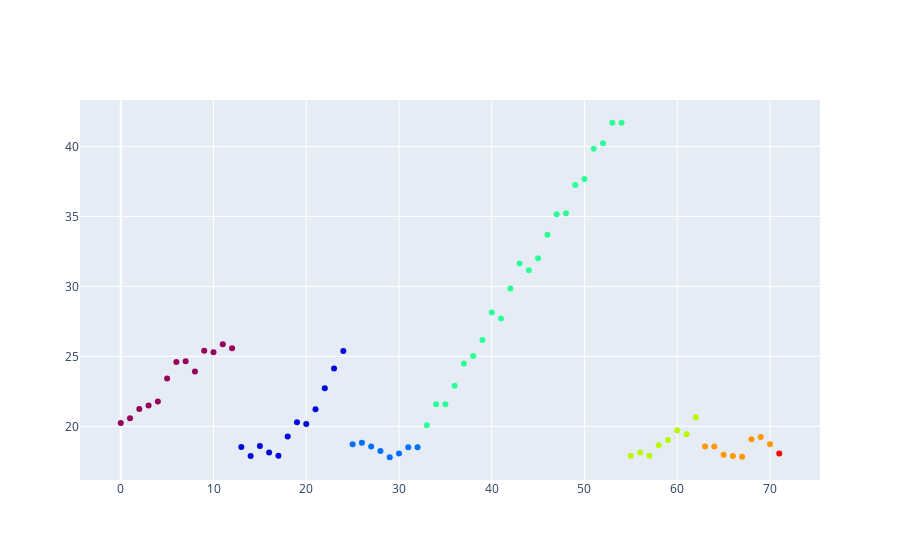
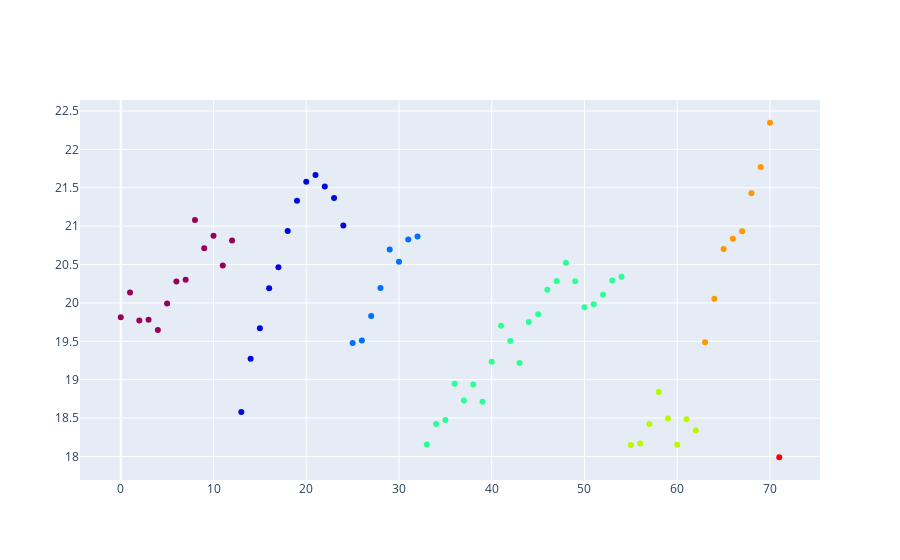

The cell these charts' notebook holds for them, in order:
### Markdown cell above
### Plot both engines in 2D

### Code cell
plot_heat_2d(df_case2, col_y="engine_heat_1")
plot_heat_2d(df_case2, col_y="engine_heat_2")

### Figure 1 — Plotly figure (JSON) as saved in the notebook; plotly's stock layout.template omitted (floating-point values rounded to 4 significant figures)
{"data": [{"marker": {"color": [1, 1, 1, 1, 1, 1, 1, 1, 1, 1, 1, 1, 1, 2, 2, 2, 2, 2, 2, 2, 2, 2, 2, 2, 2, 3, 3, 3, 3, 3, 3, 3, 3, 4, 4, 4, 4, 4, 4, 4, 4, 4, 4, 4, 4, 4, 4, 4, 4, 4, 4, 4, 4, 4, 4, 5, 5, 5, 5, 5, 5, 5, 5, 6, 6, 6, 6, 6, 6, 6, 6, 7], "colorscale": [[0, "rgb(150,0,90)"], [0.125, "rgb(0,0,200)"], [0.25, "rgb(0,25,255)"], [0.375, "rgb(0,152,255)"], [0.5, "rgb(44,255,150)"], [0.625, "rgb(151,255,0)"], [0.75, "rgb(255,234,0)"], [0.875, "rgb(255,111,0)"], [1, "rgb(255,0,0)"]]}, "mode": "markers", "text": ["Cluster id: 1<br>Cluster rank: 7", "Cluster id: 1<br>Cluster rank: 7", "Cluster id: 1<br>Cluster rank: 7", "Cluster id: 1<br>Cluster rank: 7", "Cluster id: 1<br>Cluster rank: 7", "Cluster id: 1<br>Cluster rank: 7", "Cluster id: 1<br>Cluster rank: 7", "Cluster id: 1<br>Cluster rank: 7", "Cluster id: 1<br>Cluster rank: 7", "Cluster id: 1<br>Cluster rank: 7", "Cluster id: 1<br>Cluster rank: 7", "Cluster id: 1<br>Cluster rank: 7", "Cluster id: 1<br>Cluster rank: 7", "Cluster id: 2<br>Cluster rank: 6", "Cluster id: 2<br>Cluster rank: 6", "Cluster id: 2<br>Cluster rank: 6", "Cluster id: 2<br>Cluster rank: 6", "Cluster id: 2<br>Cluster rank: 6", "Cluster id: 2<br>Cluster rank: 6", "Cluster id: 2<br>Cluster rank: 6", "Cluster id: 2<br>Cluster rank: 6", "Cluster id: 2<br>Cluster rank: 6", "Cluster id: 2<br>Cluster rank: 6", "Cluster id: 2<br>Cluster rank: 6", "Cluster id: 2<br>Cluster rank: 6", "Cluster id: 3<br>Cluster rank: 4", "Cluster id: 3<br>Cluster rank: 4", "Cluster id: 3<br>Cluster rank: 4", "Cluster id: 3<br>Cluster rank: 4", "Cluster id: 3<br>Cluster rank: 4", "Cluster id: 3<br>Cluster rank: 4", "Cluster id: 3<br>Cluster rank: 4", "Cluster id: 3<br>Cluster rank: 4", "Cluster id: 4<br>Cluster rank: 11", "Cluster id: 4<br>Cluster rank: 11", "Cluster id: 4<br>Cluster rank: 11", "Cluster id: 4<br>Cluster rank: 11", "Cluster id: 4<br>Cluster rank: 11", "Cluster id: 4<br>Cluster rank: 11", "Cluster id: 4<br>Cluster rank: 11", "Cluster id: 4<br>Cluster rank: 11", "Cluster id: 4<br>Cluster rank: 11", "Cluster id: 4<br>Cluster rank: 11", "Cluster id: 4<br>Cluster rank: 11", "Cluster id: 4<br>Cluster rank: 11", "Cluster id: 4<br>Cluster rank: 11", "Cluster id: 4<br>Cluster rank: 11", "Cluster id: 4<br>Cluster rank: 11", "Cluster id: 4<br>Cluster rank: 11", "Cluster id: 4<br>Cluster rank: 11", "Cluster id: 4<br>Cluster rank: 11", "Cluster id: 4<br>Cluster rank: 11", "Cluster id: 4<br>Cluster rank: 11", "Cluster id: 4<br>Cluster rank: 11", "Cluster id: 4<br>Cluster rank: 11", "Cluster id: 5<br>Cluster rank: 4", "Cluster id: 5<br>Cluster rank: 4", "Cluster id: 5<br>Cluster rank: 4", "Cluster id: 5<br>Cluster rank: 4", "Cluster id: 5<br>Cluster rank: 4", "Cluster id: 5<br>Cluster rank: 4", "Cluster id: 5<br>Cluster rank: 4", "Cluster id: 5<br>Cluster rank: 4", "Cluster id: 6<br>Cluster rank: 4", "Cluster id: 6<br>Cluster rank: 4", "Cluster id: 6<br>Cluster rank: 4", "Cluster id: 6<br>Cluster rank: 4", "Cluster id: 6<br>Cluster rank: 4", "Cluster id: 6<br>Cluster rank: 4", "Cluster id: 6<br>Cluster rank: 4", "Cluster id: 6<br>Cluster rank: 4", "Cluster id: 7<br>Cluster rank: 1"], "type": "scatter", "x": [0, 1, 2, 3, 4, 5, 6, 7, 8, 9, 10, 11, 12, 13, 14, 15, 16, 17, 18, 19, 20, 21, 22, 23, 24, 25, 26, 27, 28, 29, 30, 31, 32, 33, 34, 35, 36, 37, 38, 39, 40, 41, 42, 43, 44, 45, 46, 47, 48, 49, 50, 51, 52, 53, 54, 55, 56, 57, 58, 59, 60, 61, 62, 63, 64, 65, 66, 67, 68, 69, 70, 71], "y": [20.24, 20.58, 21.23, 21.49, 21.78, 23.43, 24.59, 24.64, 23.91, 25.4, 25.29, 25.86, 25.58, 18.52, 17.88, 18.6, 18.13, 17.9, 19.28, 20.28, 20.18, 21.22, 22.72, 24.13, 25.38, 18.73, 18.83, 18.56, 18.25, 17.79, 18.06, 18.51, 18.52, 20.07, 21.57, 21.59, 22.9, 24.5, 25.03, 26.18, 28.13, 27.71, 29.85, 31.64, 31.16, 32.01, 33.7, 35.15, 35.22, 37.25, 37.68, 39.84, 40.22, 41.69, 41.69, 17.9, 18.13, 17.9, 18.64, 19.02, 19.72, 19.44, 20.66, 18.56, 18.57, 17.97, 17.88, 17.83, 19.07, 19.24, 18.72, 18.06]}], "layout": {}}

### Figure 2 — Plotly figure (JSON) as saved in the notebook; plotly's stock layout.template omitted (floating-point values rounded to 4 significant figures)
{"data": [{"marker": {"color": [1, 1, 1, 1, 1, 1, 1, 1, 1, 1, 1, 1, 1, 2, 2, 2, 2, 2, 2, 2, 2, 2, 2, 2, 2, 3, 3, 3, 3, 3, 3, 3, 3, 4, 4, 4, 4, 4, 4, 4, 4, 4, 4, 4, 4, 4, 4, 4, 4, 4, 4, 4, 4, 4, 4, 5, 5, 5, 5, 5, 5, 5, 5, 6, 6, 6, 6, 6, 6, 6, 6, 7], "colorscale": [[0, "rgb(150,0,90)"], [0.125, "rgb(0,0,200)"], [0.25, "rgb(0,25,255)"], [0.375, "rgb(0,152,255)"], [0.5, "rgb(44,255,150)"], [0.625, "rgb(151,255,0)"], [0.75, "rgb(255,234,0)"], [0.875, "rgb(255,111,0)"], [1, "rgb(255,0,0)"]]}, "mode": "markers", "text": ["Cluster id: 1<br>Cluster rank: 7", "Cluster id: 1<br>Cluster rank: 7", "Cluster id: 1<br>Cluster rank: 7", "Cluster id: 1<br>Cluster rank: 7", "Cluster id: 1<br>Cluster rank: 7", "Cluster id: 1<br>Cluster rank: 7", "Cluster id: 1<br>Cluster rank: 7", "Cluster id: 1<br>Cluster rank: 7", "Cluster id: 1<br>Cluster rank: 7", "Cluster id: 1<br>Cluster rank: 7", "Cluster id: 1<br>Cluster rank: 7", "Cluster id: 1<br>Cluster rank: 7", "Cluster id: 1<br>Cluster rank: 7", "Cluster id: 2<br>Cluster rank: 6", "Cluster id: 2<br>Cluster rank: 6", "Cluster id: 2<br>Cluster rank: 6", "Cluster id: 2<br>Cluster rank: 6", "Cluster id: 2<br>Cluster rank: 6", "Cluster id: 2<br>Cluster rank: 6", "Cluster id: 2<br>Cluster rank: 6", "Cluster id: 2<br>Cluster rank: 6", "Cluster id: 2<br>Cluster rank: 6", "Cluster id: 2<br>Cluster rank: 6", "Cluster id: 2<br>Cluster rank: 6", "Cluster id: 2<br>Cluster rank: 6", "Cluster id: 3<br>Cluster rank: 4", "Cluster id: 3<br>Cluster rank: 4", "Cluster id: 3<br>Cluster rank: 4", "Cluster id: 3<br>Cluster rank: 4", "Cluster id: 3<br>Cluster rank: 4", "Cluster id: 3<br>Cluster rank: 4", "Cluster id: 3<br>Cluster rank: 4", "Cluster id: 3<br>Cluster rank: 4", "Cluster id: 4<br>Cluster rank: 11", "Cluster id: 4<br>Cluster rank: 11", "Cluster id: 4<br>Cluster rank: 11", "Cluster id: 4<br>Cluster rank: 11", "Cluster id: 4<br>Cluster rank: 11", "Cluster id: 4<br>Cluster rank: 11", "Cluster id: 4<br>Cluster rank: 11", "Cluster id: 4<br>Cluster rank: 11", "Cluster id: 4<br>Cluster rank: 11", "Cluster id: 4<br>Cluster rank: 11", "Cluster id: 4<br>Cluster rank: 11", "Cluster id: 4<br>Cluster rank: 11", "Cluster id: 4<br>Cluster rank: 11", "Cluster id: 4<br>Cluster rank: 11", "Cluster id: 4<br>Cluster rank: 11", "Cluster id: 4<br>Cluster rank: 11", "Cluster id: 4<br>Cluster rank: 11", "Cluster id: 4<br>Cluster rank: 11", "Cluster id: 4<br>Cluster rank: 11", "Cluster id: 4<br>Cluster rank: 11", "Cluster id: 4<br>Cluster rank: 11", "Cluster id: 4<br>Cluster rank: 11", "Cluster id: 5<br>Cluster rank: 4", "Cluster id: 5<br>Cluster rank: 4", "Cluster id: 5<br>Cluster rank: 4", "Cluster id: 5<br>Cluster rank: 4", "Cluster id: 5<br>Cluster rank: 4", "Cluster id: 5<br>Cluster rank: 4", "Cluster id: 5<br>Cluster rank: 4", "Cluster id: 5<br>Cluster rank: 4", "Cluster id: 6<br>Cluster rank: 4", "Cluster id: 6<br>Cluster rank: 4", "Cluster id: 6<br>Cluster rank: 4", "Cluster id: 6<br>Cluster rank: 4", "Cluster id: 6<br>Cluster rank: 4", "Cluster id: 6<br>Cluster rank: 4", "Cluster id: 6<br>Cluster rank: 4", "Cluster id: 6<br>Cluster rank: 4", "Cluster id: 7<br>Cluster rank: 1"], "type": "scatter", "x": [0, 1, 2, 3, 4, 5, 6, 7, 8, 9, 10, 11, 12, 13, 14, 15, 16, 17, 18, 19, 20, 21, 22, 23, 24, 25, 26, 27, 28, 29, 30, 31, 32, 33, 34, 35, 36, 37, 38, 39, 40, 41, 42, 43, 44, 45, 46, 47, 48, 49, 50, 51, 52, 53, 54, 55, 56, 57, 58, 59, 60, 61, 62, 63, 64, 65, 66, 67, 68, 69, 70, 71], "y": [19.81, 20.14, 19.77, 19.78, 19.65, 19.99, 20.28, 20.3, 21.08, 20.71, 20.87, 20.49, 20.81, 18.58, 19.27, 19.67, 20.19, 20.46, 20.94, 21.33, 21.58, 21.67, 21.52, 21.37, 21.01, 19.48, 19.51, 19.83, 20.19, 20.7, 20.54, 20.83, 20.87, 18.16, 18.42, 18.47, 18.95, 18.73, 18.94, 18.71, 19.23, 19.7, 19.51, 19.22, 19.75, 19.85, 20.17, 20.29, 20.52, 20.28, 19.95, 19.98, 20.11, 20.29, 20.34, 18.15, 18.17, 18.42, 18.84, 18.49, 18.15, 18.49, 18.34, 19.49, 20.05, 20.7, 20.84, 20.93, 21.43, 21.77, 22.35, 17.99]}], "layout": {}}
